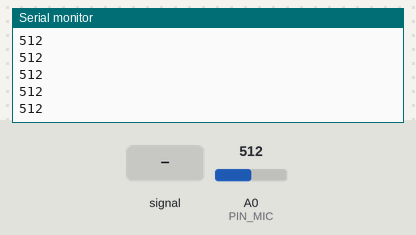
Bench run of a sketch on a simulated Arduino Uno, built with avr-gcc and run on an emulated ATmega328P. Shown: the last lines printed to the serial monitor. The inputs (shaded band) are chosen by the test bench; at power-on: A0 (PIN_MIC) = 512.

Above: at 3.3 s.
3.4 s: A0 (PIN_MIC) fed a 200 Hz sine of ±81 counts around its level
At 3.58 s:
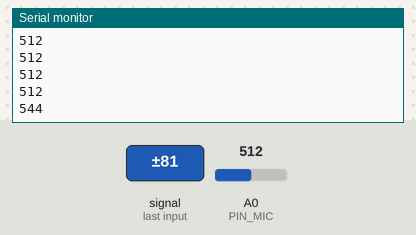
4.9 s: A0 (PIN_MIC) set to 716
At 4.95 s:
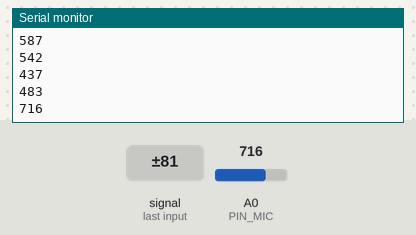
6.4 s: A0 (PIN_MIC) fed a 1000 Hz sine of ±255 counts around its level
At 6.55 s:
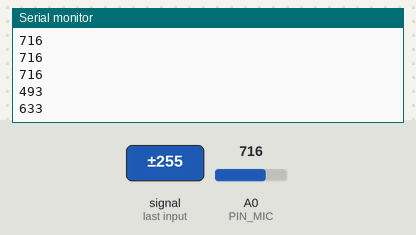
7.9 s: A0 (PIN_MIC) set to 900
At 8.11 s:
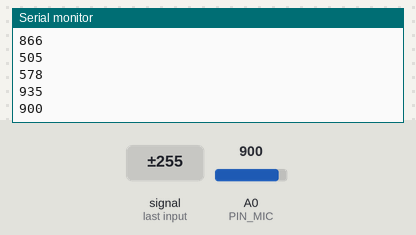
Timing chart, 0 to 10.4 s (numbered marks = the images above; inputs shaded):
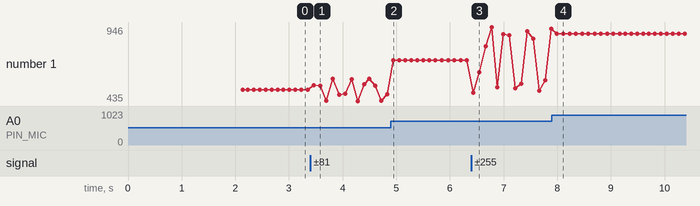

Measured:
- after the input at 3.4 s, the serial monitor: prints a new line after 0.07 s (image 1)
- after the input at 4.9 s, the serial monitor: prints a new line after 0.05 s (image 2)
- after the input at 6.4 s, the serial monitor: prints a new line at once (image 3)
- after the input at 7.9 s, the serial monitor: prints a new line after 0.10 s (image 4)
- plotted number 1: 512 → 483 after the input at 3.4 s, 483 → 716 after the input at 4.9 s, 716 → 935 after the input at 6.4 s, 935 → 900 after the input at 7.9 s

The sketch:

led_and_mic_test.ino
```cpp
#include <ledcontroller.h>

using LedController::Color;
using LedController::LedStrip;
using LedController::RandomMarquee;

Color orange(0xFF6600);
Color prettyblue(0x6FBAFC);
Color dye(0x6F6F10);

#define PIN_SDI 6		// Red data wire (not the red 5V wire!)
#define PIN_CKI 7		// Green wire
#define PIN_MIC A0              // Microphone input

// RandomMarquee marquee = RandomMarquee();
LedStrip ledStrip = LedStrip(PIN_SDI, PIN_CKI);

// Global environment variables.
int rawMicValue;
int rawBackgroundNoise;
byte currentLevel = 0;
int testCounter;

void setup() {
  // Gather Background Noise
  Serial.begin(9600);
  Serial.println("Calculating background noise.");
  calculateBGNoise();
  testCounter = 0;

  // Clear the LED Strip
  ledStrip.setup();
  ledStrip.clear();
  ledStrip.send();

  delay(2000);

  Serial.println("Start Talking!");
}

void loop() {
  int tempLevel;

  // Read raw mic value
  rawMicValue = analogRead(PIN_MIC);
  Serial.println(rawMicValue);

//  // Filter mic value then convert to level
//  tempLevel = convertMicToLevel();
//
//  // Clear or Set levels based on current filtered mic value
//  if (tempLevel < currentLevel) {
////    Serial.println("SHOULD BE CLEARING LEVEL");
//    for (int i = currentLevel; i >= tempLevel; i--) {
//      clearLevel(i);
//    }
//    ledStrip.send();
//  }
//  else if (tempLevel > currentLevel) {
////    Serial.println("SHOULD BE SETTING LEVEL");
//    for (int i = currentLevel; i <= tempLevel; i++) {
//      setLevel(i);
//    }
//    ledStrip.send();
//  }
//
//  currentLevel = tempLevel;
  if(testCounter < 10){
    for(int i=0; i< 32; i++){
      clearLevel(i);
    }
    ledStrip.send();
    // do nothing
    testCounter++;
  } else if (testCounter < 20 ){
    for(int i=0; i< 32; i++){
      setLevel(i);
    }
    ledStrip.send();
    testCounter++;
  } else {
    testCounter = 0;
    for(int i=0; i< 32; i++){
      clearLevel(i);
    }
  }


  // Delay for a certain period so we don't blink too much
  delay(100);
}


//************************************************************************************
//  Level Management
//
//  A level is a group of LEDs that correspond to a specific microphone amplitude.
//  Higher microphone amplitude = greater level.
//
//  Levels start at zero. The number of levels per LED strip can be configured below.
//************************************************************************************
#define NUM_LEDS 32
#define NUM_LEVELS 16
#define MAX_LED_LEVEL (NUM_LEVELS - 1)
#define NUM_LEDS_LEVEL (NUM_LEDS / NUM_LEVELS)

byte levelLEDStart(byte level) {
  // Levels start at 0
  // # Pins / # Levels * Level = start
  return constrain((NUM_LEDS / NUM_LEVELS) * level, 0, (NUM_LEDS - NUM_LEDS_LEVEL - 1));
}

byte levelLEDEnd(byte level) {
  // Levels start at 0
  // # Pins / # Levels * Level + Pins-per-level = end

  return constrain(levelLEDStart(level) + (NUM_LEDS_LEVEL-1), 0, NUM_LEDS - 1);
}

// Clears a level (group of LEDs). Does not actually write to LED strip!
void clearLevel(byte level) {
  // from start to end of level, run ledstrip.clear()

  byte first_led = levelLEDStart(level);
  byte last_led = levelLEDEnd(level);

  for (byte i = first_led; i <= last_led; i++) {
    ledStrip.getColors()[i].clear();
  }
}

// Colorizes a level (group of LEDs). Does not actually write to LED strip!
void setLevel(byte level) {
  // from start to end of level, run ledstrip.add()
  int first_led = levelLEDStart(level);
  int last_led = levelLEDEnd(level);

  for (int i = first_led; i <= last_led; i++) {
    if(i <= 15 ){
      ledStrip.getColors()[i].add(dye.scaled(0.2));
    } else {
      ledStrip.getColors()[i].add(prettyblue.scaled(0.2));
    }
  }
}

// Changes the mic amplitude range based on background noise.
// It's not perfect due to the crappy background noise detection method.
int filterRawMic() {
  return constrain(rawMicValue - rawBackgroundNoise, 0, 1023 - rawBackgroundNoise);
}

// Given an LED number, return its level
byte LEDToLevel(byte led) {
  return constrain((led/NUM_LEDS_LEVEL), 0, MAX_LED_LEVEL);
}

// Converts raw mic value to level using LEDToLevel helper function
byte convertMicToLevel() {
  int LED = map(filterRawMic(), 0, 1023-rawBackgroundNoise, 0, NUM_LEDS - 1);

  return LEDToLevel(LED);
}

// Admittedly stupid way of calculating background noise.
// Consider this temporary and use proper signal processing techniques later.
void calculateBGNoise() {
  unsigned long noiseSum = 0;
  int numReadings = 1000;

  for (unsigned long i = 0; i < numReadings; i++) {
    unsigned long tempPinMic = analogRead(PIN_MIC);
    noiseSum += tempPinMic;
  }

  rawBackgroundNoise = noiseSum / numReadings;
}
```
